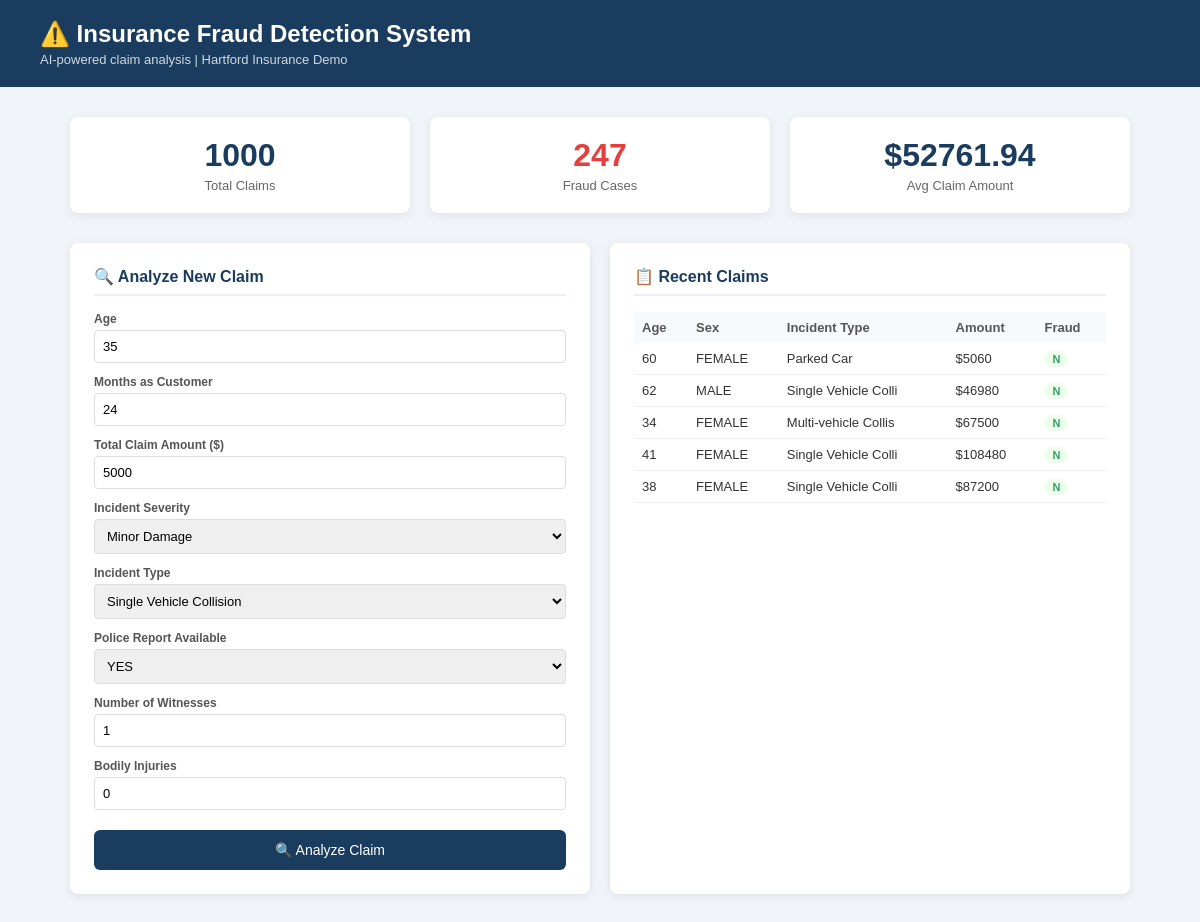
The page / on the database its author committed.
### tables this page shows
CREATE TABLE claims (
	months_as_customer BIGINT, 
	age BIGINT, 
	policy_number BIGINT, 
	policy_bind_date TEXT, 
	policy_state TEXT, 
	policy_csl TEXT, 
	policy_deductable BIGINT, 
	policy_annual_premium FLOAT, 
	umbrella_limit BIGINT, 
	insured_zip BIGINT, 
	insured_sex TEXT, 
	insured_education_level TEXT, 
	insured_occupation TEXT, 
	insured_hobbies TEXT, 
	insured_relationship TEXT, 
	"capital-gains" BIGINT, 
	"capital-loss" BIGINT, 
	incident_date TEXT, 
	incident_type TEXT, 
	collision_type TEXT, 
	incident_severity TEXT, 
	authorities_contacted TEXT, 
	incident_state TEXT, 
	incident_city TEXT, 
	incident_location TEXT, 
	incident_hour_of_the_day BIGINT, 
	number_of_vehicles_involved BIGINT, 
	property_damage TEXT, 
	bodily_injuries BIGINT, 
	witnesses BIGINT, 
	police_report_available TEXT, 
	total_claim_amount BIGINT, 
	injury_claim BIGINT, 
	property_claim BIGINT, 
	vehicle_claim BIGINT, 
	auto_make TEXT, 
	auto_model TEXT, 
	auto_year BIGINT, 
	fraud_reported TEXT
);

### app.py (the view)
@app.route('/')
def home():
    with engine.connect() as conn:
        total = conn.execute(text("SELECT COUNT(*) FROM claims")).scalar()
        fraud = conn.execute(text("SELECT COUNT(*) FROM claims WHERE fraud_reported='Y'")).scalar()
        avg_claim = conn.execute(text("SELECT ROUND(AVG(total_claim_amount),2) FROM claims")).scalar()
        recent = conn.execute(text("""
            SELECT age, insured_sex, incident_type, total_claim_amount, fraud_reported
            FROM claims
            ORDER BY ROWID DESC
            LIMIT 5
        """)).fetchall()
    return render_template('index.html',
                         total=total, fraud=fraud,
                         avg_claim=avg_claim, recent=recent)

### templates/index.html (shortened to what this page needs)
<!DOCTYPE html>
<html lang="en">
<head>
</head>
<body>
    <div class="header">
        <h1>⚠️ Insurance Fraud Detection System</h1>
        <p>AI-powered claim analysis | Hartford Insurance Demo</p>
    </div>
    <div class="container">
        <div class="stats">
            <div class="stat-card">
                <h2>{{ total }}</h2>
                <p>Total Claims</p>
            </div>
            <div class="stat-card">
                <h2 style="color:#e53e3e">{{ fraud }}</h2>
                <p>Fraud Cases</p>
            </div>
            <div class="stat-card">
                <h2>${{ avg_claim }}</h2>
                <p>Avg Claim Amount</p>
            </div>
        </div>
        <div class="main-grid">
            <div class="card">
                <h3>🔍 Analyze New Claim</h3>
                <div class="form-group">
                    <label>Age</label>
                    <input type="number" id="age" value="35">
                </div>
                <div class="form-group">
                    <label>Months as Customer</label>
                    <input type="number" id="months_as_customer" value="24">
                </div>
                <div class="form-group">
                    <label>Total Claim Amount ($)</label>
                    <input type="number" id="total_claim_amount" value="5000">
                </div>
                <div class="form-group">
                    <label>Incident Severity</label>
                    <select id="incident_severity">
                        <option>Minor Damage</option>
                    </select>
                </div>
                <div class="form-group">
                    <label>Incident Type</label>
                    <select id="incident_type">
                        <option>Single Vehicle Collision</option>
                    </select>
                </div>
                <div class="form-group">
                    <label>Police Report Available</label>
                    <select id="police_report">
                        <option>YES</option>
                    </select>
                </div>
                <div class="form-group">
                    <label>Number of Witnesses</label>
                    <input type="number" id="witnesses" value="1">
                </div>
                <div class="form-group">
                    <label>Bodily Injuries</label>
                    <input type="number" id="bodily_injuries" value="0">
                </div>
                <button class="btn" onclick="analyzeClaim()">🔍 Analyze Claim</button>
            </div>
            <div class="card">
                <h3>📋 Recent Claims</h3>
                <table>
                    <tr>
                        <th>Age</th>
                        <th>Sex</th>
                        <th>Incident Type</th>
                        <th>Amount</th>
                        <th>Fraud</th>
                    </tr>
                    {% for row in recent %}
                    <tr>
                        <td>{{ row[0] }}</td>
                        <td>{{ row[1] }}</td>
                        <td>{{ row[2][:20] }}</td>
                        <td>${{ row[3] }}</td>
                        <td><span class="badge {{ row[4] }}">{{ row[4] }}</span></td>
                    </tr>
                    {% endfor %}
                </table>
            </div>
        </div>
    </div>
</body>
</html>

### templates/index.html (style rules this page uses)
* { margin: 0; padding: 0; box-sizing: border-box; }
body { font-family: Arial, sans-serif; background: #f0f4f8; color: #333; }
.header { background: #1a3c5e; color: white; padding: 20px 40px; }
.header h1 { font-size: 24px; }
.header p { font-size: 13px; opacity: 0.8; margin-top: 4px; }
.container { max-width: 1100px; margin: 30px auto; padding: 0 20px; }
.stats { display: grid; grid-template-columns: repeat(3, 1fr); gap: 20px; margin-bottom: 30px; }
.stat-card { background: white; border-radius: 8px; padding: 20px; text-align: center; box-shadow: 0 2px 8px rgba(0,0,0,0.08); }
.stat-card h2 { font-size: 32px; color: #1a3c5e; }
.stat-card p { color: #666; font-size: 13px; margin-top: 4px; }
.main-grid { display: grid; grid-template-columns: 1fr 1fr; gap: 20px; }
.card { background: white; border-radius: 8px; padding: 24px; box-shadow: 0 2px 8px rgba(0,0,0,0.08); }
.card h3 { color: #1a3c5e; margin-bottom: 16px; font-size: 16px; border-bottom: 2px solid #e8f0fe; padding-bottom: 8px; }
.form-group { margin-bottom: 12px; }
.form-group label { display: block; font-size: 12px; color: #555; margin-bottom: 4px; font-weight: bold; }
.form-group input, .form-group select { width: 100%; padding: 8px; border: 1px solid #ddd; border-radius: 4px; font-size: 13px; }
.btn { background: #1a3c5e; color: white; border: none; padding: 12px 24px; border-radius: 6px; cursor: pointer; width: 100%; font-size: 14px; margin-top: 8px; }
table { width: 100%; border-collapse: collapse; font-size: 13px; }
th { background: #f7fafc; padding: 8px; text-align: left; color: #555; }
td { padding: 8px; border-bottom: 1px solid #eee; }
.badge { padding: 2px 8px; border-radius: 10px; font-size: 11px; font-weight: bold; }
.badge.N { background: #efe; color: #38a169; }

### rows shown on the page
claims: age "60", insured_sex "FEMALE", incident_type "Parked Car", total_claim_amount "5060", fraud_reported "N"
claims: age "62", insured_sex "MALE", incident_type "Single Vehicle Colli", total_claim_amount "46980", fraud_reported "N"
claims: age "34", insured_sex "FEMALE", incident_type "Multi-vehicle Collis", total_claim_amount "67500", fraud_reported "N"
claims: age "41", insured_sex "FEMALE", incident_type "Single Vehicle Colli", total_claim_amount "108480", fraud_reported "N"
claims: age "38", insured_sex "FEMALE", incident_type "Single Vehicle Colli", total_claim_amount "87200", fraud_reported "N"

### other values the page prints
{{ total }} "1000"
{{ fraud }} "247"
{{ avg_claim }} "52761.94"
